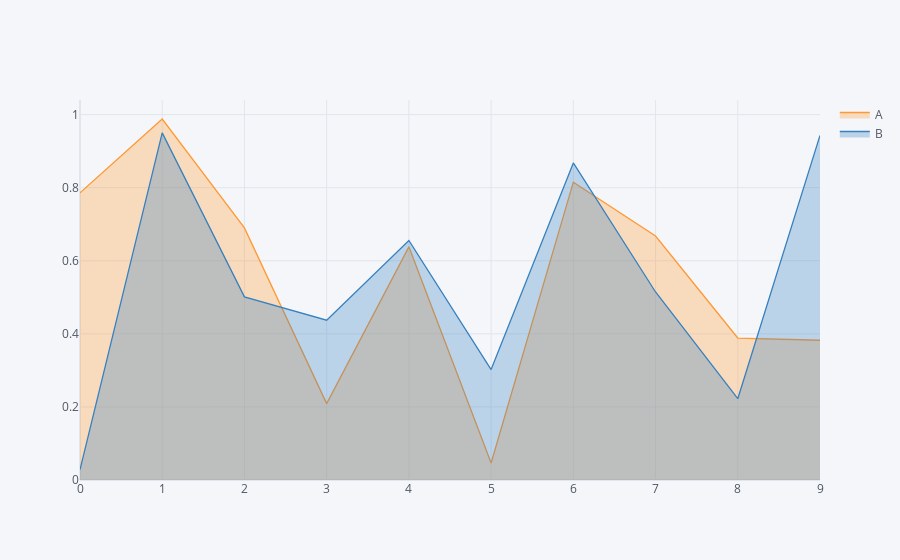

Notebook code cell kept with this figure:
### Code cell
df.iplot(kind='scatter', fill=True)

### Figure 1 — Plotly figure (JSON) as saved in the notebook; plotly's stock layout.template omitted (floating-point values rounded to 4 significant figures)
{"data": [{"fill": "tozeroy", "fillcolor": "rgba(255, 153, 51, 0.3)", "line": {"color": "rgba(255, 153, 51, 1.0)", "dash": "solid", "shape": "linear", "width": 1.3}, "mode": "lines", "name": "A", "text": "", "type": "scatter", "x": [0, 1, 2, 3, 4, 5, 6, 7, 8, 9], "y": [0.7858, 0.988, 0.69, 0.209, 0.6382, 0.04645, 0.8151, 0.6677, 0.3886, 0.3825]}, {"fill": "tozeroy", "fillcolor": "rgba(55, 128, 191, 0.3)", "line": {"color": "rgba(55, 128, 191, 1.0)", "dash": "solid", "shape": "linear", "width": 1.3}, "mode": "lines", "name": "B", "text": "", "type": "scatter", "x": [0, 1, 2, 3, 4, 5, 6, 7, 8, 9], "y": [0.02831, 0.9501, 0.5011, 0.4375, 0.6556, 0.3023, 0.8678, 0.5146, 0.2225, 0.9431]}], "layout": {"legend": {"bgcolor": "#F5F6F9", "font": {"color": "#4D5663"}}, "paper_bgcolor": "#F5F6F9", "plot_bgcolor": "#F5F6F9", "title": {"font": {"color": "#4D5663"}}, "xaxis": {"gridcolor": "#E1E5ED", "showgrid": true, "tickfont": {"color": "#4D5663"}, "title": {"font": {"color": "#4D5663"}, "text": ""}, "zerolinecolor": "#E1E5ED"}, "yaxis": {"gridcolor": "#E1E5ED", "showgrid": true, "tickfont": {"color": "#4D5663"}, "title": {"font": {"color": "#4D5663"}, "text": ""}, "zerolinecolor": "#E1E5ED"}}}
